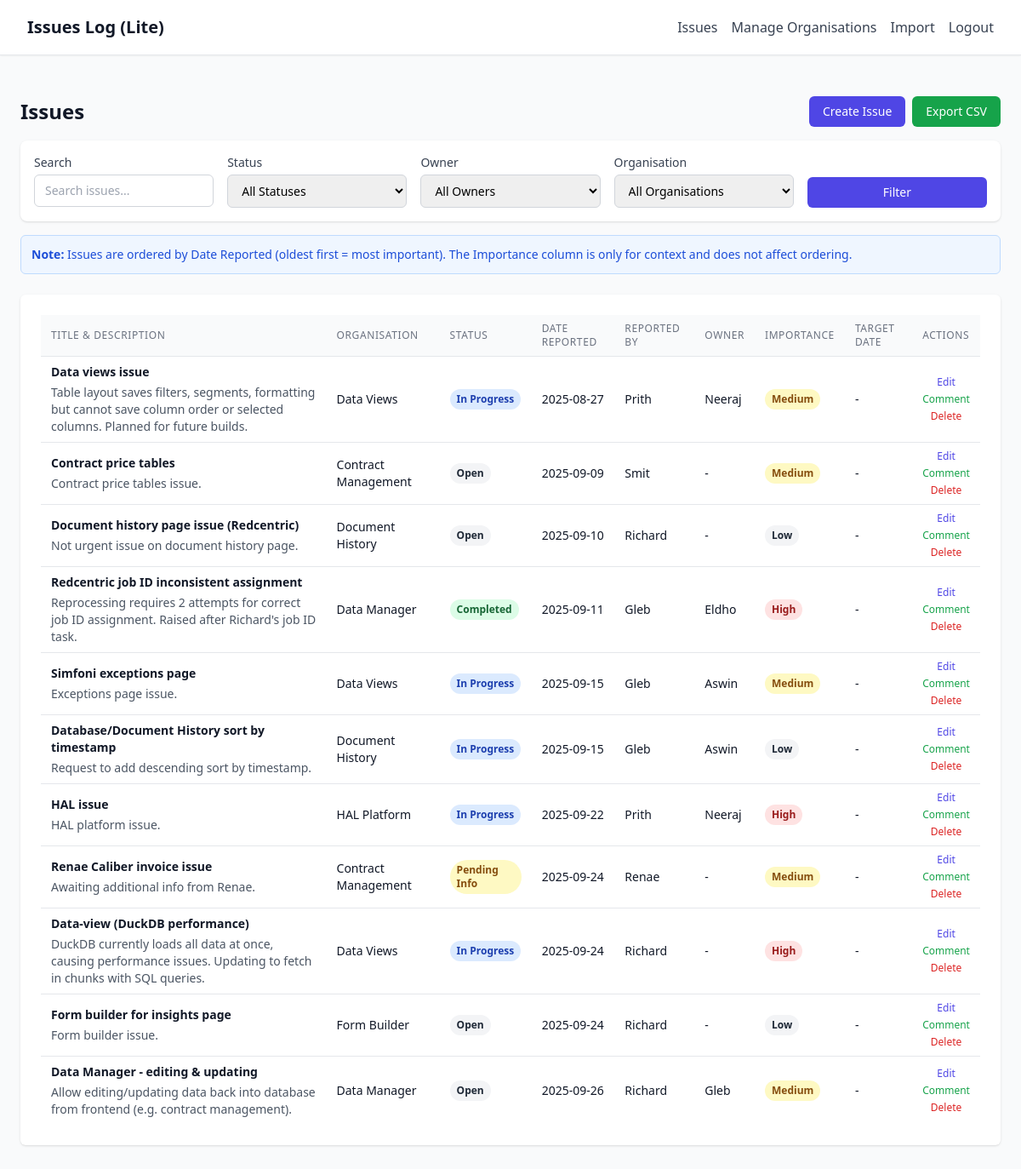
The page / (signed in) on the database its author committed.
### models.py (models this page shows)
class Issue(db.Model):
    id = db.Column(db.Integer, primary_key=True)
    title = db.Column(db.String(200), nullable=False)
    description = db.Column(db.Text)
    reporter = db.Column(db.String(100), nullable=False)
    owner = db.Column(db.String(100))
    organization_id = db.Column(db.Integer, db.ForeignKey('organization.id'))
    organization = db.relationship('Organization', backref=db.backref('issues', lazy=True))
    status = db.Column(db.String(50), default='Open')
    importance = db.Column(db.String(20), default='Medium')  # High, Medium, Low
    date_reported = db.Column(db.Date, default=datetime.utcnow().date)
    target_date = db.Column(db.Date)
    display_order = db.Column(db.Integer, default=0)  # For manual ordering
    created_at = db.Column(db.DateTime, default=datetime.utcnow)
    updated_at = db.Column(db.DateTime, default=datetime.utcnow, onupdate=datetime.utcnow)

class Organization(db.Model):
    id = db.Column(db.Integer, primary_key=True)
    name = db.Column(db.String(100), nullable=False, unique=True)
    created_at = db.Column(db.DateTime, default=datetime.utcnow)

### app.py (the view)
@app.route('/')
@require_auth
def index():
    status_filter = request.args.get('status', '')
    owner_filter = request.args.get('owner', '')
    organization_filter = request.args.get('organization', '')
    search_query = request.args.get('q', '')
    query = Issue.query
    if status_filter:
        query = query.filter(Issue.status == status_filter)
    if owner_filter:
        query = query.filter(Issue.owner == owner_filter)
    if organization_filter:
        query = query.filter(Issue.organization_id == organization_filter)
    if search_query:
        query = query.filter(
            (Issue.title.contains(search_query)) |
            (Issue.description.contains(search_query)) |
            (Issue.reporter.contains(search_query))
        )
    query = query.order_by(Issue.display_order.asc(), Issue.date_reported.asc())
    issues = query.all()
    statuses = db.session.query(Issue.status).distinct().all()
    owners = db.session.query(Issue.owner).filter(Issue.owner.isnot(None)).distinct().all()
    organizations = Organization.query.all()
    return render_template('index.html',
                         issues=issues,
                         statuses=[s[0] for s in statuses],
                         owners=[o[0] for o in owners],
                         organizations=organizations,
                         current_filters={
                             'status': status_filter,
                             'owner': owner_filter,
                             'organization': organization_filter,
                             'q': search_query
                         },
                         date=date)

### app.py (called while the page is built)
def require_auth(f):
    from functools import wraps
    @wraps(f)
    def decorated_function(*args, **kwargs):
        if not session.get('authenticated'):
            return redirect(url_for('login'))
        return f(*args, **kwargs)
    return decorated_function

### templates/index.html (shortened to what this page needs)
{% extends "base.html" %}
{% block content %}
<div class="px-4 py-6 sm:px-0">
    <div class="mb-6">
        <div class="flex justify-between items-center mb-4">
            <h2 class="text-2xl font-bold text-gray-900">Issues</h2>
            <div class="flex space-x-2">
                <button onclick="openCreateModal()"
                        class="bg-indigo-600 hover:bg-indigo-700 text-white px-4 py-2 rounded-md text-sm font-medium">
                    Create Issue
                </button>
                <a href="{{ url_for('export_csv', **current_filters) }}"
                   class="bg-green-600 hover:bg-green-700 text-white px-4 py-2 rounded-md text-sm font-medium">
                    Export CSV
                </a>
            </div>
        </div>
        <form method="GET" class="grid grid-cols-1 md:grid-cols-5 gap-4 p-4 bg-white rounded-lg shadow">
            <div>
                <label class="block text-sm font-medium text-gray-700 mb-1">Search</label>
                <input type="text" name="q" value="{{ current_filters.q }}"
                       placeholder="Search issues..."
                       class="w-full px-3 py-2 border border-gray-300 rounded-md text-sm">
            </div>
            <div>
                <label class="block text-sm font-medium text-gray-700 mb-1">Status</label>
                <select name="status" class="w-full px-3 py-2 border border-gray-300 rounded-md text-sm">
                    <option value="">All Statuses</option>
                </select>
            </div>
            <div>
                <label class="block text-sm font-medium text-gray-700 mb-1">Owner</label>
                <select name="owner" class="w-full px-3 py-2 border border-gray-300 rounded-md text-sm">
                    <option value="">All Owners</option>
                </select>
            </div>
            <div>
                <label class="block text-sm font-medium text-gray-700 mb-1">Organisation</label>
                <select name="organization" class="w-full px-3 py-2 border border-gray-300 rounded-md text-sm">
                    <option value="">All Organisations</option>
                </select>
            </div>
            <div class="flex items-end">
                <button type="submit" class="w-full bg-indigo-600 hover:bg-indigo-700 text-white px-4 py-2 rounded-md text-sm font-medium">
                    Filter
                </button>
            </div>
        </form>
        <div class="mt-4 p-3 bg-blue-50 border border-blue-200 rounded-md">
            <p class="text-sm text-blue-700">
                <strong>Note:</strong> Issues are ordered by Date Reported (oldest first = most important).
                The Importance column is only for context and does not affect ordering.
            </p>
        </div>
    </div>
    <div class="bg-white shadow overflow-hidden sm:rounded-md">
        <div class="px-4 py-5 sm:p-6">
            <div>
                <table class="w-full divide-y divide-gray-200 text-sm">
                    <thead class="bg-gray-50">
                        <tr>
                            <th class="px-3 py-2 text-left text-xs font-medium text-gray-500 uppercase tracking-wider">Title & Description</th>
                            <th class="px-3 py-2 text-left text-xs font-medium text-gray-500 uppercase tracking-wider">Organisation</th>
                            <th class="px-3 py-2 text-left text-xs font-medium text-gray-500 uppercase tracking-wider">Status</th>
                            <th class="px-3 py-2 text-left text-xs font-medium text-gray-500 uppercase tracking-wider">Date Reported</th>
                            <th class="px-3 py-2 text-left text-xs font-medium text-gray-500 uppercase tracking-wider">Reported By</th>
                            <th class="px-3 py-2 text-left text-xs font-medium text-gray-500 uppercase tracking-wider">Owner</th>
                            <th class="px-3 py-2 text-left text-xs font-medium text-gray-500 uppercase tracking-wider">Importance</th>
                            <th class="px-3 py-2 text-left text-xs font-medium text-gray-500 uppercase tracking-wider">Target Date</th>
                            <th class="px-3 py-2 text-left text-xs font-medium text-gray-500 uppercase tracking-wider">Actions</th>
                        </tr>
                    </thead>
                    <tbody class="bg-white divide-y divide-gray-200" id="issuesTableBody">
                        {% for issue in issues %}
                        <tr class="hover:bg-gray-50 draggable-row" draggable="true" data-issue-id="{{ issue.id }}">
                            <td class="px-3 py-2">
                                <div class="font-semibold text-gray-900">{{ issue.title }}</div>
                                {% if issue.description %}
                                <div class="text-sm text-gray-600 mt-1">{{ issue.description }}</div>
                                {% endif %}
                            </td>
                            <td class="px-3 py-2 text-sm text-gray-900">
                                {{ issue.organization.name if issue.organization else '-' }}
                            </td>
                            <td class="px-3 py-2">
                                <span class="inline-flex px-2 py-1 text-xs font-semibold rounded-full
                                    {% if issue.status == 'Completed' %}bg-green-100 text-green-800
                                    {% elif issue.status == 'In Progress' %}bg-blue-100 text-blue-800
                                    {% elif issue.status == 'Pending Info' %}bg-yellow-100 text-yellow-800
                                    {% else %}bg-gray-100 text-gray-800{% endif %}">
                                    {{ issue.status }}
                                </span>
                            </td>
                            <td class="px-3 py-2 text-sm text-gray-900">
                                {{ issue.date_reported.strftime('%Y-%m-%d') if issue.date_reported else '-' }}
                            </td>
                            <td class="px-3 py-2 text-sm text-gray-900">
                                {{ issue.reporter }}
                            </td>
                            <td class="px-3 py-2 text-sm text-gray-900">
                                {{ issue.owner or '-' }}
                            </td>
                            <td class="px-3 py-2">
                                <span class="inline-flex px-2 py-1 text-xs font-semibold rounded-full
                                    {% if issue.importance == 'High' %}bg-red-100 text-red-800
                                    {% elif issue.importance == 'Medium' %}bg-yellow-100 text-yellow-800
                                    {% else %}bg-gray-100 text-gray-800{% endif %}">
                                    {{ issue.importance }}
                                </span>
                            </td>
                            <td class="px-3 py-2 text-sm text-gray-900">
                                {{ issue.target_date.strftime('%Y-%m-%d') if issue.target_date else '-' }}
                            </td>
                            <td class="px-3 py-2 text-xs font-medium">
                                <div class="flex flex-col space-y-1">
                                    <button onclick="openEditModal({{ issue.id }})"
                                            class="text-indigo-600 hover:text-indigo-900">Edit</button>
                                    <button onclick="openCommentModal({{ issue.id }})"
                                            class="text-green-600 hover:text-green-900">Comment</button>
                                    <button onclick="openDeleteModal({{ issue.id }}, '{{ issue.title }}')"
                                            class="text-red-600 hover:text-red-900">Delete</button>
                                </div>
                            </td>
                        </tr>
                        {% endfor %}
                    </tbody>
                </table>
            </div>
        </div>
    </div>
</div>
{% endblock %}

### templates/base.html (shortened to what this page needs)
<!DOCTYPE html>
<html lang="en">
<head>
    <script src="https://cdn.tailwindcss.com"></script>
</head>
<body class="bg-gray-50">
    <nav class="bg-white shadow-sm border-b">
        <div class="max-w-full mx-auto px-4 sm:px-6 lg:px-8">
            <div class="flex justify-between h-16">
                <div class="flex items-center">
                    <h1 class="text-xl font-semibold text-gray-900">Issues Log (Lite)</h1>
                </div>
                <div class="flex items-center space-x-4">
                    <a href="{{ url_for('index') }}" class="text-gray-700 hover:text-gray-900">Issues</a>
                    <a href="{{ url_for('manage_organisations') }}" class="text-gray-700 hover:text-gray-900">Manage Organisations</a>
                    <a href="{{ url_for('import_csv') }}" class="text-gray-700 hover:text-gray-900">Import</a>
                    <form method="POST" action="{{ url_for('logout') }}" class="inline">
                        <button type="submit" class="text-gray-700 hover:text-gray-900">Logout</button>
                    </form>
                </div>
            </div>
        </div>
    </nav>
    <main class="max-w-full mx-auto py-6 sm:px-4 lg:px-6">
        {% block content %}{% endblock %}
    </main>
</body>
</html>

### templates/base.html (style rules this page uses)
.draggable-row { cursor: move; transition: all 0.2s ease; }

### rows shown on the page
Issue: title "Data views issue", description "Table layout saves filters, segments, formatting but cannot save column order or selected columns. Planned for future builds.", organization "Data Views", status "In Progress", date_reported "2025-08-27", reporter "Prith", owner "Neeraj", importance "Medium", target_date "-"
Issue: title "Contract price tables", description "Contract price tables issue.", organization "Contract Management", status "Open", date_reported "2025-09-09", reporter "Smit", owner "-", importance "Medium", target_date "-"
Issue: title "Document history page issue (Redcentric)", description "Not urgent issue on document history page.", organization "Document History", status "Open", date_reported "2025-09-10", reporter "Richard", owner "-", importance "Low", target_date "-"
Issue: title "Redcentric job ID inconsistent assignment", description "Reprocessing requires 2 attempts for correct job ID assignment. Raised after Richard's job ID task.", organization "Data Manager", status "Completed", date_reported "2025-09-11", reporter "Gleb", owner "Eldho", importance "High", target_date "-"
Issue: title "Simfoni exceptions page", description "Exceptions page issue.", organization "Data Views", status "In Progress", date_reported "2025-09-15", reporter "Gleb", owner "Aswin", importance "Medium", target_date "-"
Issue: title "Database/Document History sort by timestamp", description "Request to add descending sort by timestamp.", organization "Document History", status "In Progress", date_reported "2025-09-15", reporter "Gleb", owner "Aswin", importance "Low", target_date "-"
Issue: title "HAL issue", description "HAL platform issue.", organization "HAL Platform", status "In Progress", date_reported "2025-09-22", reporter "Prith", owner "Neeraj", importance "High", target_date "-"
Issue: title "Renae Caliber invoice issue", description "Awaiting additional info from Renae.", organization "Contract Management", status "Pending Info", date_reported "2025-09-24", reporter "Renae", owner "-", importance "Medium", target_date "-"
Issue: title "Data-view (DuckDB performance)", description "DuckDB currently loads all data at once, causing performance issues. Updating to fetch in chunks with SQL queries.", organization "Data Views", status "In Progress", date_reported "2025-09-24", reporter "Richard", owner "-", importance "High", target_date "-"
Issue: title "Form builder for insights page", description "Form builder issue.", organization "Form Builder", status "Open", date_reported "2025-09-24", reporter "Richard", owner "-", importance "Low", target_date "-"
Issue: title "Data Manager - editing & updating", description "Allow editing/updating data back into database from frontend (e.g. contract management).", organization "Data Manager", status "Open", date_reported "2025-09-26", reporter "Richard", owner "Gleb", importance "Medium", target_date "-"
